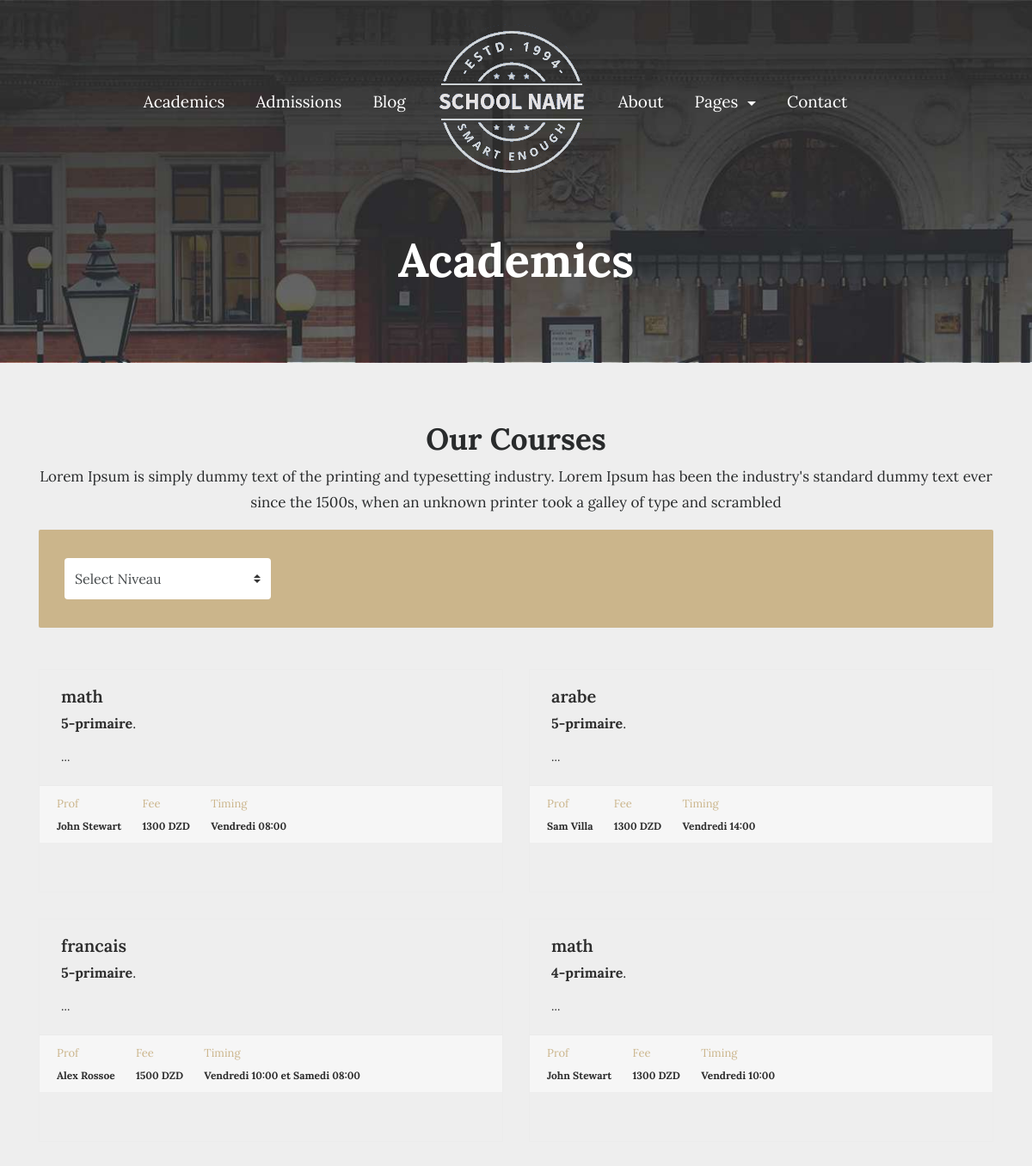
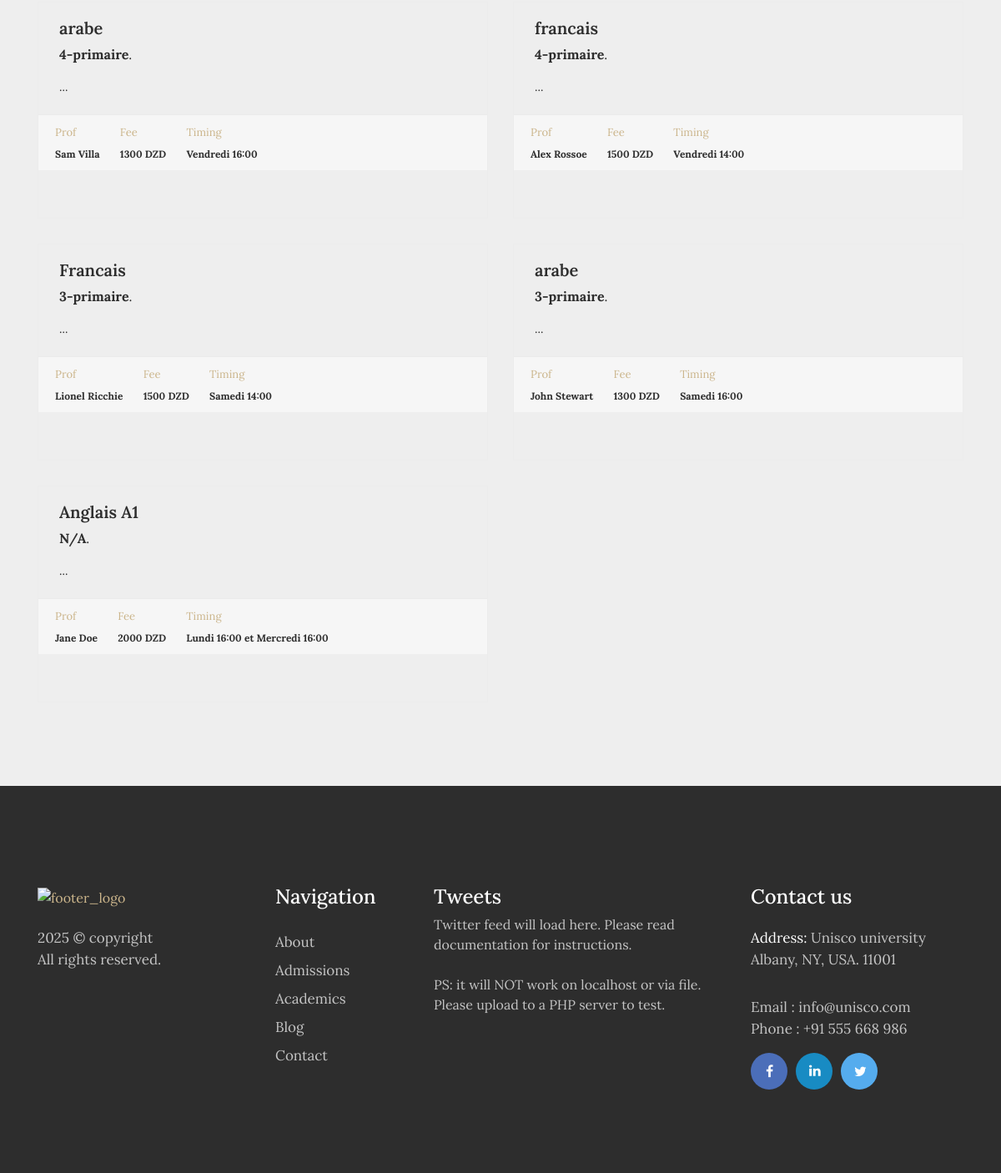
Screenshot of /academics/ with the database file from the repository (2 pictures, top to bottom).
### courses/models.py (models this page shows, shortened)
class Course(models.Model):
    weekdays = [('N/A','N/A'),('Dimanche','Dim'),('Lundi','Lun'),('Mardi','Mar'),('Mercredi','Mer'),('Jeudi','Jeu'),('Vendredi','Ven'),('Samedi','Sam')]
    days_en = {'Dimanche':'Sunday', 'Lundi':'Monday', 'Mardi':'Tuesday', 'Mercredi':'Wednesday', 'Jeudi':'Thursday', 'Vendredi':'Friday', 'Samedi':'Saturday', 'N/A':'N/A'}
    name = models.CharField(max_length=200)
    price = models.IntegerField(default = 0)
    desc = models.TextField(max_length=500,default="...")
    cours_start = models.DateField(default = timezone.now)
    time = models.TimeField()
    time2 = models.TimeField(default=timezone.now)
    niveau = models.CharField(choices=Levels, max_length=100,blank=False,default='1_pri')
    prof = models.CharField(max_length=100, default='N/A')
    wday1 = models.CharField(choices=weekdays,max_length=10, blank=False, default='N/A')
    wday2 = models.CharField(choices=weekdays,max_length=10, blank=False, default='N/A')
    sal = models.ForeignKey('courses.Salle',on_delete=models.PROTECT, default=1)

### school/views.py (the view)
# urls.py: path('academics/',views.academics, name='academics'),
def academics(request):
    return render(request, 'school/academics.html',{'levels':niveaux.Levels,'Courses': Course.objects.all()})

### school/templates/school/academics.html (shortened to what this page needs)
{% extends 'school/base.html' %}
{% load static %}
{%block content%}
        <div class="row">
            <div class="col-md-12">
                <h1>Academics</h1>
            </div>
        </div>
    </div>
</div>
<section class="admission_cources">
    <div class="container">
        <div class="row text-center">
            <div class="col-md-12">
                <h2>Our Courses</h2>
                <p>Lorem Ipsum is simply dummy text of the printing and typesetting industry. Lorem Ipsum has been the industry's standard dummy text ever since the 1500s, when an unknown printer took a galley of type and scrambled</p>
            </div>
        </div>
        <div class="row justify-content-center" style="justify-content: center">
            <div class="col-md-12 justify-self-center">
                <div class="course_filter">
                        <div class="row">
                            <div class="col-md-6 col-lg-3">
                                <select id="levelsBox" class="form-control custom-select" onchange="filterResult()">
                                    <option selected>Select Niveau</option>
                                </select>
                            </div>
                        </div>
                </div>
            </div>
        </div>
        <br>
        <br>
        <div id="itemsBox" class="row">
        {% for crs in Courses%}
            <div class="col-md-6">
                                        <a href="course-detail.html" class="course_box">
                                            <div class="couse-desc-wrap">
                                                <h4>{{crs.name}}</h4>
                                                <strong id="coursLevel">{{crs.niveau}}</strong>.
                                                <p>{{crs.desc}}</p>
                                            </div>
                                            <div class="course_duration">
                                                <ul>
                                                    <li>
                                                        <p>Prof</p><span>{{crs.prof}}</span></li>
                                                        <li>
                                                            <p>Fee</p><span>{{crs.price}} DZD</span></li>
                                                            <li>
                                                                <p>Timing</p><span>{{crs.wday1}} {{crs.time|date:"H:i"}}{%if crs.wday2 != "N/A"%} et {{crs.wday2}} {{crs.time2|date:"H:i"}} {%endif%}</span></li>
                                                            </ul>
                                                        </div>
                                                    </a>
                                                </div>
                   {%endfor%}
                   </div>
                   </section>
{% endblock %}

### rows the page displays
Course: name "math", niveau "5-primaire", desc "...", prof "John Stewart", price "1300", wday1 "Vendredi", time "08:00"
Course: name "arabe", niveau "5-primaire", desc "...", prof "Sam Villa", price "1300", wday1 "Vendredi", time "14:00"
Course: name "francais", niveau "5-primaire", desc "...", prof "Alex Rossoe", price "1500", wday1 "Vendredi", time "10:00", wday2 "Samedi", time2 "08:00"
Course: name "math", niveau "4-primaire", desc "...", prof "John Stewart", price "1300", wday1 "Vendredi", time "10:00"
Course: name "arabe", niveau "4-primaire", desc "...", prof "Sam Villa", price "1300", wday1 "Vendredi", time "16:00"
Course: name "francais", niveau "4-primaire", desc "...", prof "Alex Rossoe", price "1500", wday1 "Vendredi", time "14:00"
Course: name "Francais", niveau "3-primaire", desc "...", prof "Lionel Ricchie", price "1500", wday1 "Samedi", time "14:00"
Course: name "arabe", niveau "3-primaire", desc "...", prof "John Stewart", price "1300", wday1 "Samedi", time "16:00"
Course: name "Anglais A1", niveau "N/A", desc "...", prof "Jane Doe", price "2000", wday1 "Lundi", time "16:00", wday2 "Mercredi", time2 "16:00"
